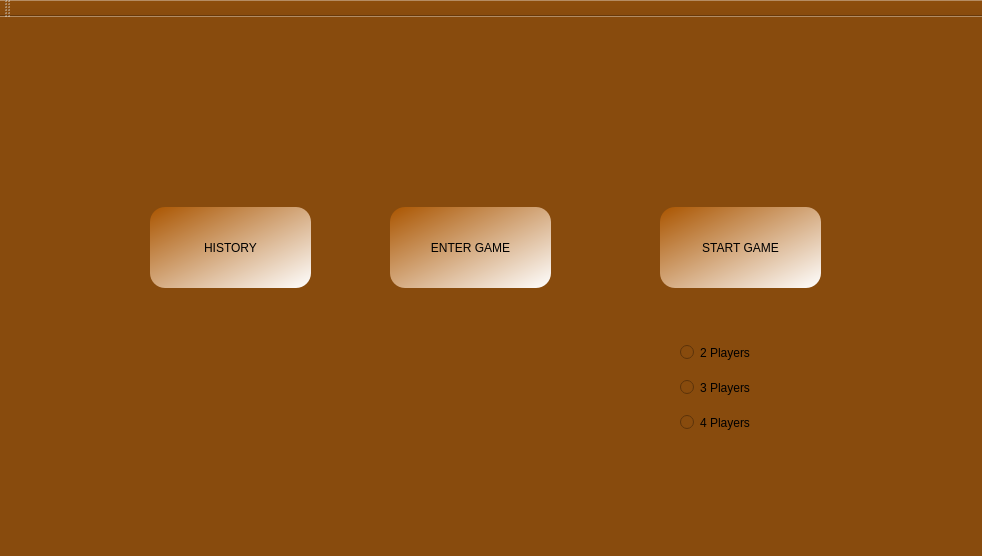
<?xml version="1.0" encoding="UTF-8"?>
<ui version="4.0">
 <class>MeniuClass</class>
 <widget class="QMainWindow" name="MeniuClass">
  <property name="geometry">
   <rect>
    <x>0</x>
    <y>0</y>
    <width>982</width>
    <height>556</height>
   </rect>
  </property>
  <property name="windowTitle">
   <string>Meniu</string>
  </property>
  <property name="styleSheet">
   <string notr="true">
background-color: rgb(136, 75, 13);</string>
  </property>
  <widget class="QWidget" name="centralWidget">
   <widget class="QPushButton" name="EnterGameButton">
    <property name="geometry">
     <rect>
      <x>390</x>
      <y>190</y>
      <width>161</width>
      <height>81</height>
     </rect>
    </property>
    <property name="styleSheet">
     <string notr="true">background-color: qlineargradient(spread:pad, x1:0, y1:0, x2:1, y2:1, stop:0 rgba(170, 85, 0, 255), stop:1 rgba(255, 255, 255, 255));
border-radius: 15px</string>
    </property>
    <property name="text">
     <string>ENTER GAME</string>
    </property>
   </widget>
   <widget class="QPushButton" name="StartGameButton">
    <property name="geometry">
     <rect>
      <x>660</x>
      <y>190</y>
      <width>161</width>
      <height>81</height>
     </rect>
    </property>
    <property name="styleSheet">
     <string notr="true">
background-color: qlineargradient(spread:pad, x1:0, y1:0, x2:1, y2:1, stop:0 rgba(170, 85, 0, 255), stop:1 rgba(255, 255, 255, 255));
border-radius: 15px</string>
    </property>
    <property name="text">
     <string>START GAME</string>
    </property>
   </widget>
   <widget class="QPushButton" name="HistoryButton">
    <property name="geometry">
     <rect>
      <x>150</x>
      <y>190</y>
      <width>161</width>
      <height>81</height>
     </rect>
    </property>
    <property name="styleSheet">
     <string notr="true">background-color: qlineargradient(spread:pad, x1:0, y1:0, x2:1, y2:1, stop:0 rgba(170, 85, 0, 255), stop:1 rgba(255, 255, 255, 255));
border-radius: 15px</string>
    </property>
    <property name="text">
     <string>HISTORY</string>
    </property>
   </widget>
   <widget class="QFrame" name="frame">
    <property name="geometry">
     <rect>
      <x>210</x>
      <y>20</y>
      <width>591</width>
      <height>111</height>
     </rect>
    </property>
    <property name="styleSheet">
     <string notr="true">image: url(:/Client/triviador-logo.png);
border-radius: 15px</string>
    </property>
    <property name="frameShape">
     <enum>QFrame::StyledPanel</enum>
    </property>
    <property name="frameShadow">
     <enum>QFrame::Raised</enum>
    </property>
   </widget>
   <widget class="QRadioButton" name="radioButton">
    <property name="geometry">
     <rect>
      <x>680</x>
      <y>320</y>
      <width>141</width>
      <height>31</height>
     </rect>
    </property>
    <property name="text">
     <string>2 Players</string>
    </property>
   </widget>
   <widget class="QRadioButton" name="radioButton_2">
    <property name="geometry">
     <rect>
      <x>680</x>
      <y>360</y>
      <width>141</width>
      <height>21</height>
     </rect>
    </property>
    <property name="text">
     <string>3 Players</string>
    </property>
   </widget>
   <widget class="QRadioButton" name="radioButton_3">
    <property name="geometry">
     <rect>
      <x>680</x>
      <y>390</y>
      <width>151</width>
      <height>31</height>
     </rect>
    </property>
    <property name="text">
     <string>4 Players</string>
    </property>
   </widget>
  </widget>
  <widget class="QMenuBar" name="menuBar">
   <property name="geometry">
    <rect>
     <x>0</x>
     <y>0</y>
     <width>982</width>
     <height>22</height>
    </rect>
   </property>
  </widget>
  <widget class="QToolBar" name="mainToolBar">
   <attribute name="toolBarArea">
    <enum>TopToolBarArea</enum>
   </attribute>
   <attribute name="toolBarBreak">
    <bool>false</bool>
   </attribute>
  </widget>
  <widget class="QStatusBar" name="statusBar"/>
 </widget>
 <layoutdefault spacing="6" margin="11"/>
 <resources>
  <include location="Client.qrc"/>
 </resources>
 <connections/>
</ui>
